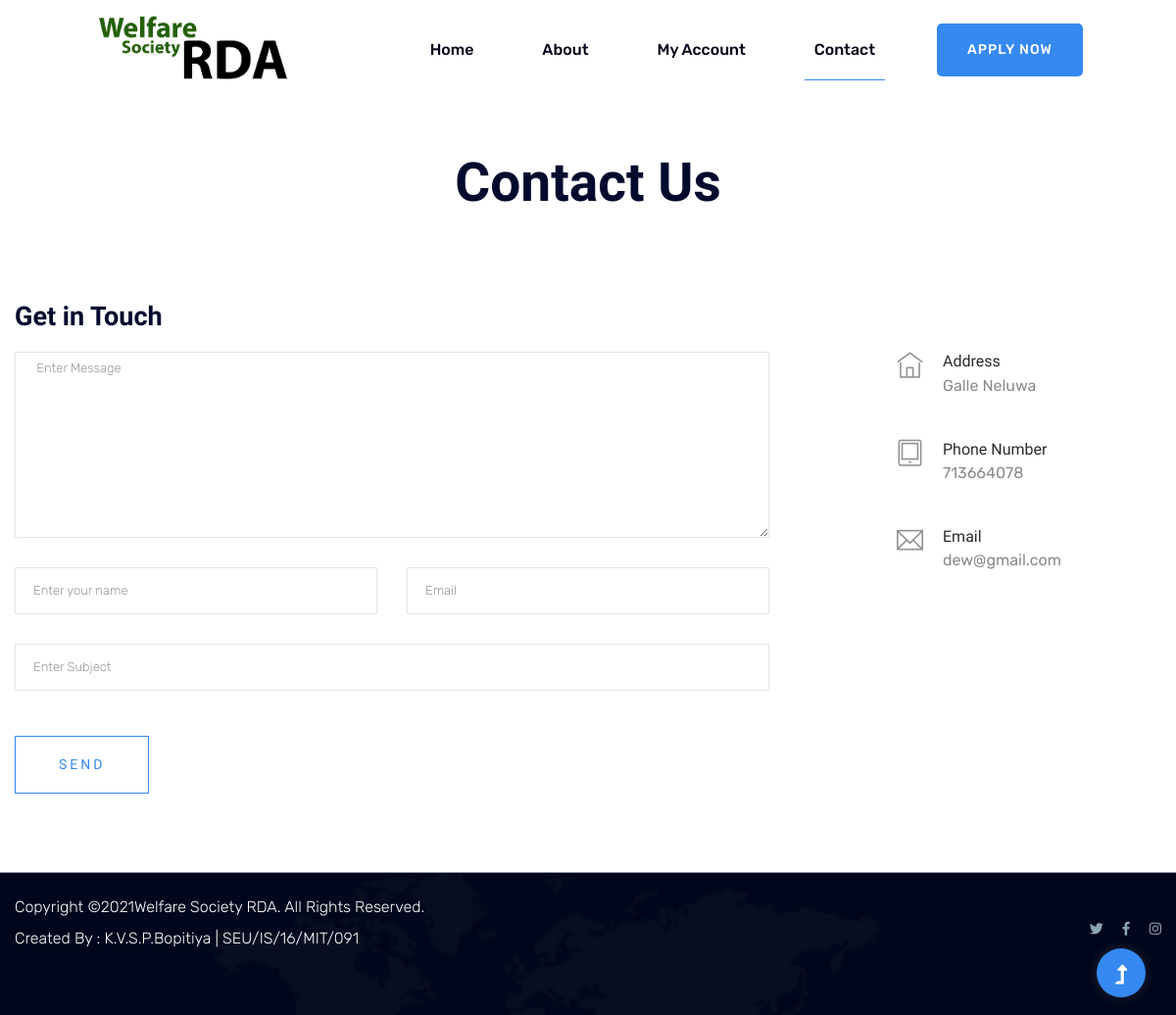
The app's page /contact.php (signed in) with its own data.
### tables this page shows
CREATE TABLE `about` (
  `image` varchar(255) NOT NULL,
  `title` varchar(255) NOT NULL,
  `description` varchar(255) NOT NULL,
  `email` varchar(255) NOT NULL,
  `phone` int(11) NOT NULL,
  `address` varchar(255) NOT NULL,
  `facebook` varchar(255) NOT NULL,
  `twiter` varchar(255) NOT NULL,
  `instragram` varchar(255) NOT NULL
);

### contact.php (the view, shortened to what this page needs)
<?php
require_once 'user.php';
?>
<!doctype html>
<html class="no-js" lang="zxx">
    <head>
            <link rel="stylesheet" href="assets/css/bootstrap.min.css">
            <link rel="stylesheet" href="assets/css/owl.carousel.min.css">
            <link rel="stylesheet" href="assets/css/slicknav.css">
            <link rel="stylesheet" href="assets/css/flaticon.css">
            <link rel="stylesheet" href="assets/css/animate.min.css">
            <link rel="stylesheet" href="assets/css/magnific-popup.css">
            <link rel="stylesheet" href="assets/css/fontawesome-all.min.css">
            <link rel="stylesheet" href="assets/css/themify-icons.css">
            <link rel="stylesheet" href="assets/css/slick.css">
            <link rel="stylesheet" href="assets/css/nice-select.css">
            <link rel="stylesheet" href="assets/css/style.css">
   </head>
   <body>
    <header>
        <div class="header-area bg-white">
                <div class="main-header  header-sticky">
                    <div class="container-fluid">
                        <div class="row align-items-center">
                            <div class="col-xl-2 col-lg-2 col-md-1">
                                <div class="logo">
                                    <a href="index.php"><img width="200px" src="img/logo_home.png" alt=""></a>
                                </div>
                            </div>
                            <div class="col-xl-10 col-lg-10 col-md-10">
                            <div class="menu-main d-flex align-items-center justify-content-end">
                                <div class="main-menu f-right d-none d-lg-block">
                                    <nav>
                                        <ul id="navigation">
                                            <li><a href="index.php">Home</a></li>
                                            <li><a href="about.php">About</a></li>
                                            <li><a href="">My Account</a>
                                            </li>
                                            <li class="active"><a href="contact.php">Contact</a></li>
                                        </ul>
                                    </nav>
                                </div>
                                <div class="header-right-btn f-right d-none d-lg-block">
                                    <a href="apply.php" class="btn header-btn">Apply Now </a>
                                </div>
                            </div>
                            </div>
                            <div class="col-12">
                            </div>
                        </div>
                    </div>
                </div>
        </div>
    </header>
    <main>
        <div class="hero-area2  slider-height2 hero-overly2 d-flex align-items-center ">
            <div class="container">
                <div class="row">
                    <div class="col-xl-12">
                        <div class="hero-cap text-center pt-50">
                            <h2>Contact Us</h2>
                        </div>
                    </div>
                </div>
            </div>
        </div>
        <section class="contact-section">
            <div class="container">
                <div class="row">
                    <div class="col-12">
                        <h2 class="contact-title">Get in Touch</h2>
                    </div>
                    <div class="col-lg-8">
                        <form class="form-contact contact_form" method="post" >
                            <div class="row">
                                <div class="col-12">
                                    <div class="form-group">
                                        <textarea class="form-control w-100" name="message" id="message" cols="30" rows="9" onfocus="this.placeholder = ''" onblur="this.placeholder = 'Enter Message'" placeholder=" Enter Message"></textarea>
                                    </div>
                                </div>
                                <div class="col-sm-6">
                                    <div class="form-group">
                                        <input class="form-control valid" name="name" id="name" type="text" onfocus="this.placeholder = ''" onblur="this.placeholder = 'Enter your name'" placeholder="Enter your name">
                                    </div>
                                </div>
                                <div class="col-sm-6">
                                    <div class="form-group">
                                        <input class="form-control valid" name="email" id="email" type="email" onfocus="this.placeholder = ''" onblur="this.placeholder = 'Enter email address'" placeholder="Email">
                                    </div>
                                </div>
                                <div class="col-12">
                                    <div class="form-group">
                                        <input class="form-control" name="subject" id="subject" type="text" onfocus="this.placeholder = ''" onblur="this.placeholder = 'Enter Subject'" placeholder="Enter Subject">
                                    </div>
                                </div>
                            </div>
                            <div class="form-group mt-3">
                                <button type="submit" name="submit" class="button button-contactForm boxed-btn">Send</button>
                            </div>
                        </form>
                    </div>
                    <?php $viewquery = "SELECT * FROM about";
                      $viewresult = mysqli_query($con,$viewquery);
                      $row0 = mysqli_fetch_assoc($viewresult); ?>
                    <div class="col-lg-3 offset-lg-1">
                        <div class="media contact-info">
                            <span class="contact-info__icon"><i class="ti-home"></i></span>
                            <div class="media-body">
                                <h3>Address</h3>
                                <p><?php echo $row0['address']; ?></p>
                            </div>
                        </div>
                        <div class="media contact-info">
                            <span class="contact-info__icon"><i class="ti-tablet"></i></span>
                            <div class="media-body">
                                <h3>Phone Number</h3>
                                <p><?php echo $row0['phone']; ?></p>
                            </div>
                        </div>
                        <div class="media contact-info">
                            <span class="contact-info__icon"><i class="ti-email"></i></span>
                            <div class="media-body">
                                <h3>Email</h3>
                                <p><?php echo $row0['email']; ?></p>
                            </div>
                        </div>
                    </div>
                </div>
            </div>
        </section>
    </main>
    <footer>
        <div class="footer-area">
            <div class="container">
                <div class="footer-bottom">
                    <div class="row d-flex justify-content-between align-items-center">
                        <div class="col-xl-9 col-lg-8">
                            <div class="footer-copy-right">
                                <p class="text-white">
                                 Copyright &copy;<script>document.write(new Date().getFullYear());</script>Welfare Society RDA. All Rights Reserved. <br> Created By : K.V.S.P.Bopitiya | SEU/IS/16/MIT/091</p>
                            </div>
                        </div>
                        <div class="col-xl-3 col-lg-4">
                            <div class="footer-social f-right">
                                <a href="<?php echo $row0['twiter']; ?>"><i class="fab fa-twitter"></i></a>
                                <a href="<?php echo $row0['facebook']; ?>"><i class="fab fa-facebook-f"></i></a>
                                <a href="<?php echo $row0['instragram']; ?>"><i class="fab fa-instagram"></i></a>
                            </div>
                        </div>
                    </div>
               </div>
            </div>
        </div>
    </footer>
    <div id="back-top" >
        <a title="Go to Top" href="#"> <i class="fas fa-level-up-alt"></i></a>
    </div>
    </body>
</html>

### records on screen
about: address "Galle Neluwa", phone "713664078", email "dew@gmail.com"
